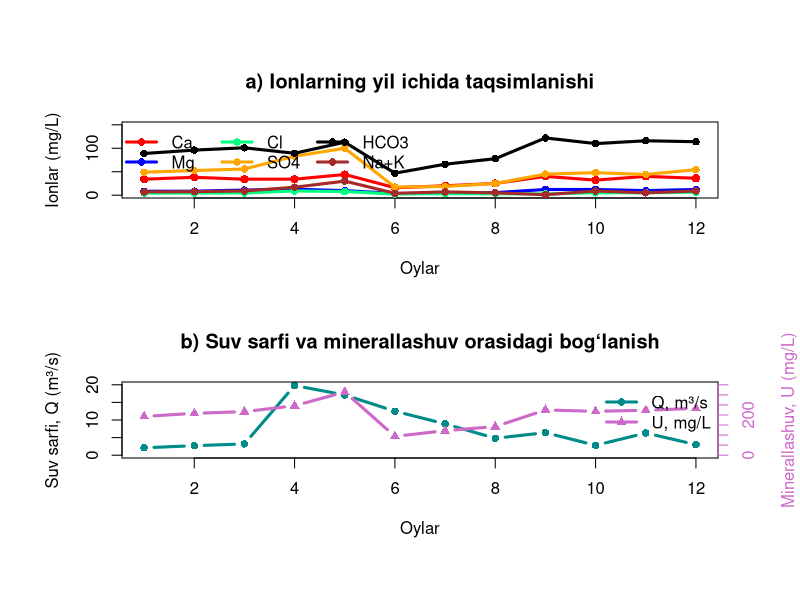

The R script that drew this image:
# Authors: ZULFIYA Kuranboyeva & GAVKHAR Mamadjanova   
#
# ---------------------------------------------------------------------------- #
#                       2-amaliy mashg'ulot / Practical 2                      #
#  Ionlarning yil ichida taqsimlanish grafigi / Annual distribution of ions    #
# ---------------------------------------------------------------------------- #

# Code description in Uzbek   R 4.5.0
# 2-amaliy mashg'ulotda ionlarning yil ichida taqsimlanishi va suv sarfi bilan 
# minerallashuv grafiklarini 1 x 2 panel ko'rinishida  R dasturlash tilida chizish
# usuli ko'rsatilgan. Buyruqlarni yurguzish to'g'ri amalga oshirilganda olingan 
# natija Figure_2.png dagi grafik ko'rinishida bo'ladi.

# ----- 1. Ma'lumotlarni oddiy usulda kiritish ---------------------------------

# 1.1. Oylar, Q va U bo'yicha ma'lumotlar

months <- 1:12
Q <- c(2.1, 2.7, 3.2, 19.8, 17.1, 12.5, 8.9, 4.8, 6.4, 2.8, 6.3, 3) # suv sarfi
U <- c(192.7, 208.2, 216.6, 245.7, 314.3, 93.7, 121.9, 142.2, 225, 218.1, 223.4, 232.9) # minerallashuv

# 1.2. Ionlar bo'yicha ma'lumotlar

Ca   <- c(34.1, 38.1, 34.1, 34.1, 44.1, 16, 20, 25.1, 40.1, 32.1, 40.1, 36.1)
Mg   <- c(8.49, 8.5, 10.92, 12.75, 9.72, 3.67, 3.67, 5.44, 12.15, 12.14, 9.72, 12.14)
Cl   <- c(4.49, 4.49, 4.74, 8.98, 7.74, 2.49, 3.24, 2.99, 2.75, 4.99, 5.24, 6.24)
SO4  <- c(49, 52.5, 55.8, 83.1, 100, 17.2, 18.7, 24.9, 45, 48, 44.2, 54.4)
HCO3 <- c(88.9, 96.1, 101, 89.3, 113, 46.9, 66.1, 77.8, 122, 110, 116, 114)
NaK  <- c(7, 7.5, 9, 17, 30, 4, 7, 5, 1, 9, 5, 9)
 
# ------ 2. Grafikni png faylda saqlash uchun joyni ko'rsatish -----------------

png("C:/Users/Figures/Figure_2.png",
    width = 8, height = 12, units = "in", res = 300)

# ------ 3. Tashqi bo‘sh joylar va ustun-qatorlarni ko'rsatish -----------------

par(oma = c(2, 2, 2, 2))
par(mfrow = c(2,1))   # 1 ustun va 2 qatorli panel

length(months)  # 12 ta qiymat - oylarni tekshirish
length(Ca)      # 12 ta qiymat ekanligini tekshirish

# ------ 4. Ionlarni grafigini ketma-ketlikda chizish --------------------------

plot(
  months, Ca,
  type = "l",
  col = "red",
  lwd = 3,
  ylim = c(0, 150),
  main = "a) Ionlarning yil ichida taqsimlanishi",
  xlab = "Oylar",
  ylab = "Ionlar (mg/L)"
)

points(months, Ca, col = "red", pch = 16, cex = 1.1)  # Ca qiymatlarini nuqtalarda belgilash  

# Mg
lines(months, Mg, col = "blue", lwd = 3)
points(months, Mg, col = "blue", pch = 16)

# Cl
lines(months, Cl, col = "springgreen", lwd = 3)
points(months, Cl, col = "springgreen", pch = 16)

# SO4
lines(months, SO4, col = "orange", lwd = 3)
points(months, SO4, col = "orange", pch = 16)

# HCO3
lines(months, HCO3, col = "black", lwd = 3)
points(months, HCO3, col = "black", pch = 16)

# Na + K
lines(months, NaK, col = "brown", lwd = 3)
points(months, NaK, col = "brown", pch = 16)

legend(
  "topleft",
  legend = c("Ca", "Mg", "Cl", "SO4", "HCO3", "Na+K"),
  col = c("red", "blue", "springgreen", "orange", "black", "brown"),
  lwd = 3,
  pch = 16,
  cex = 1,
  bty = "n",
  ncol = 3
)

# ------ 5. Ionlar grafigini ketma-ketlikda chizish ---------------------------

plot(
  months, Q,
  type = "b",
  col = "cyan4",
  lwd = 3,
  pch = 16,
  ylim = c(0, 20),
  xlab = "Oylar",
  ylab = "Suv sarfi, Q (m³/s)",
  main = "b) Suv sarfi va minerallashuv orasidagi bog‘lanish"
)

par(new = TRUE)

plot(
  months, U,
  type = "b",
  col = "orchid3",
  lwd = 3,
  pch = 17,
  axes = FALSE,
  xlab = "",
  ylab = "",
  ylim = c(0, 350)
)

axis(side = 4, col = "orchid3", col.axis = "orchid3", col.ticks = "orchid3")

mtext("Minerallashuv, U (mg/L)", side = 4, line = 3, col = "orchid3")

legend(
  "topright",
  legend = c("Q, m³/s", "U, mg/L"),
  col = c("cyan4", "orchid3"),
  lwd = 3,
  pch = c(16, 17),
  cex = 1,
  bty = "n",
)

# ------ 6. Grafikni png faylda saqlash uchun buyruqni yakunlash ---------------

dev.off()
